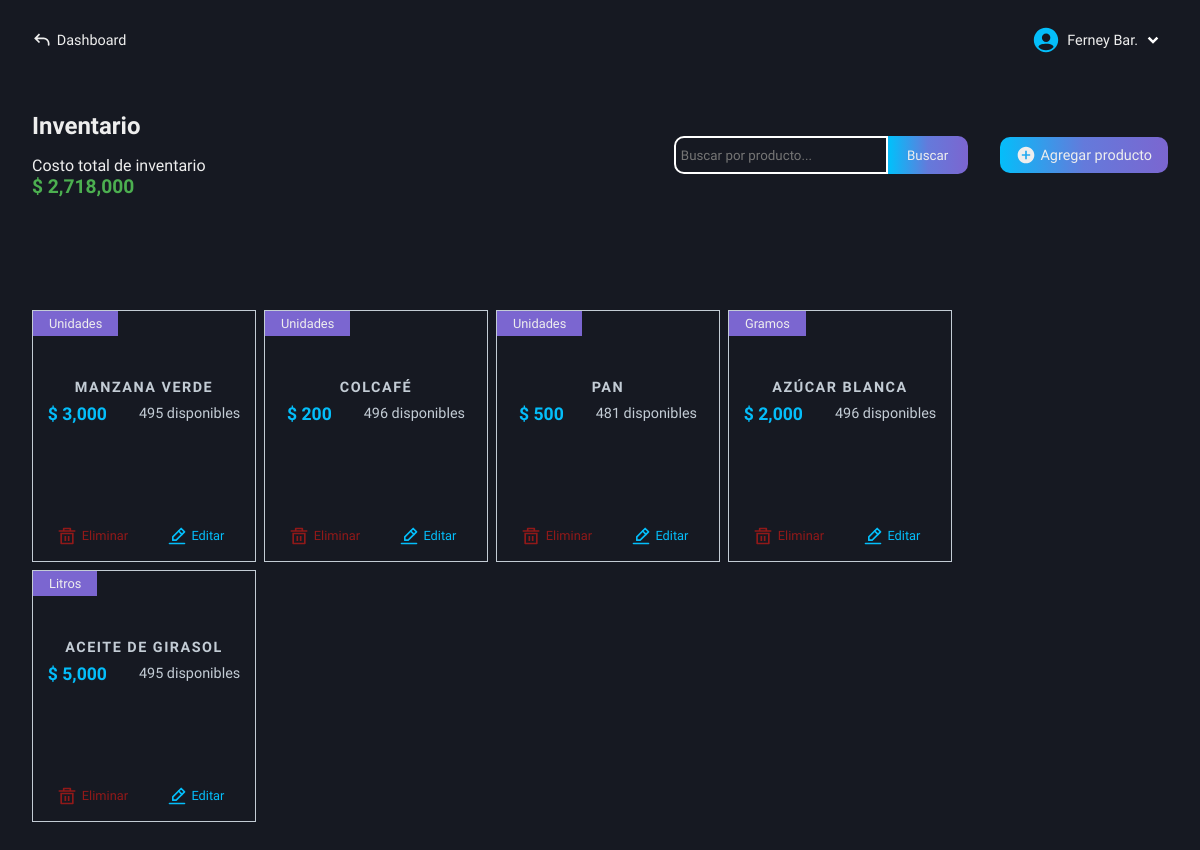
Page /roles/store/inventory/admin-inventory.php (signed in) on the committed database.
### tables this page shows
CREATE TABLE `users` (
  `id` int(11) NOT NULL AUTO_INCREMENT,
  `name` varchar(100) NOT NULL,
  `lastname` varchar(100) NOT NULL,
  `email` varchar(100) NOT NULL,
  `phone_number` varchar(100) NOT NULL,
  `pass` varchar(100) NOT NULL,
  `name_business` varchar(100) NOT NULL,
  `role` varchar(100) NOT NULL,
  PRIMARY KEY (`id`)
);

CREATE TABLE `inventory_products` (
  `id` int(11) NOT NULL AUTO_INCREMENT,
  `id_category` int(11) NOT NULL,
  `product_name` varchar(100) NOT NULL,
  `supplier` varchar(100) NOT NULL,
  `purchase_price` decimal(50,0) NOT NULL,
  `sale_price` decimal(50,0) NOT NULL,
  `stock_quantity` int(11) NOT NULL,
  `product_description` varchar(500) NOT NULL,
  `unit_measure` varchar(100) NOT NULL,
  `entry_date` date NOT NULL,
  PRIMARY KEY (`id`)
);

### roles/store/inventory/admin-inventory.php (the view, shortened to what this page needs)
<!DOCTYPE html>
<html lang="en">
<head>
    <link rel="stylesheet" href="../../../css/store/admin-inventory.css">
    <link rel="stylesheet" href="../../../css/store/base-autocomplete.css">
    <link rel="stylesheet" href="https://code.jquery.com/ui/1.12.1/themes/base/jquery-ui.css">
    <?php
        include("../../../conexion.php");
        if (isset($_SESSION['user_id'])) {
            $id_user = $_SESSION['user_id'];
        } else {
            header("Location: ../../../index.php");
            exit();
        }
    ?>
</head>
<body>
    <main class="main">
        <nav class="nav-dash">
            <a href="../../dashboard-store.php" class="go-dash">
                <svg xmlns="http://www.w3.org/2000/svg" width="20" height="20" viewBox="0 0 24 24"><path fill="#eee" d="m4 10l-.707.707L2.586 10l.707-.707zm17 8a1 1 0 1 1-2 0zM8.293 15.707l-5-5l1.414-1.414l5 5zm-5-6.414l5-5l1.414 1.414l-5 5zM4 9h10v2H4zm17 7v2h-2v-2zm-7-7a7 7 0 0 1 7 7h-2a5 5 0 0 0-5-5z"/></svg>
                <p>Dashboard</p>
            </a>
            <div class="user-modal">
                <div class="username">
                    <div class="name-down">
                        <?php
                            $queryData = "SELECT name, lastname FROM users WHERE id = $id_user";
                            $result = mysqli_query($conexion, $queryData);
                            $rowData = mysqli_fetch_assoc($result);
                            echo "<p class='name'>" . $rowData['name'] . ' ' . substr($rowData['lastname'], 0, 3) . ".</p>";
                        ?>
                        <img src="../../../svg/down-arrow.svg" alt="">
                    </div>
                </div>
            </div>
        </nav>
        <section class="info-table-product" id="hidden-modal">
            <div class="table-products">
                <div class="tlt-search-add">
                    <div class="tlt-cost">
                        <h2 class="tlt-function">Inventario</h2>
                        <div class="total-cost">
                            <p>Costo total de inventario</p>
                            <?php
                                $query = "SELECT SUM(purchase_price * stock_quantity) AS total_cost FROM inventory_products";
                                $result = mysqli_query($conexion, $query);
                                $row = mysqli_fetch_array($result);
                                if($row['total_cost'] === NULL){
                                    echo "<p>$ 0</p>";
                                } else {
                                    echo "<p>$ " . number_format($row['total_cost'], 0) . "</p>";
                                }
                            ?>
                        </div>
                    </div>
                    <div class="search-add">
                        <form action="functions/search-product.php" method="POST" class="form-search">
                            <input type="text" name="search" class="input-search b-col-fcs-val" id="search" placeholder="Buscar por producto..." required>
                            <input type="submit" name="button-search" class="btn-search bg-btn" value="Buscar">
                        </form>
                        <a href="add-products.php" class="add bg-btn">
                            <svg xmlns="http://www.w3.org/2000/svg" width="20" height="20" viewBox="0 0 24 24"><path fill="#eee" d="M12 2C6.477 2 2 6.477 2 12s4.477 10 10 10s10-4.477 10-10S17.523 2 12 2m5 11h-4v4h-2v-4H7v-2h4V7h2v4h4z"/></svg>
                            <p>Agregar producto</p>
                        </a>
                    </div>
                </div>
                <div class="all-products">
                    <div class="content-cards">
                        <?php
                            $getProducts = "SELECT * FROM inventory_products";
                            $resultProducts = mysqli_query($conexion, $getProducts);
                            if($resultProducts -> num_rows > 0){
                                while($row = mysqli_fetch_array($resultProducts)){
                                    $id = $row['id'];
                                    echo "<div class='card-product'>
                                            <div class='unit-info'>
                                                <p class='unit'>" . $row['unit_measure'] . "</p>
                                                <div class='info-product'>
                                                    <h3 class='product'>" . ucfirst($row['product_name']) . "</h3>
                                                    <div class='price-available'>
                                                        <p>$ " . number_format($row['sale_price'], 0) . "</p>
                                                        <p>" . $row['stock_quantity'] . " disponibles</p>
                                                    </div>
                                                </div>
                                            </div>
                                            <div class='actions'>
                                                <a href='functions/delete.php?id=$id'>
                                                    <img src='../../../svg/delete.svg' />
                                                    Eliminar
                                                </a>
                                                <a href='functions/get-data.php?id=$id'>
                                                    <img src='../../../svg/edit.svg' />
                                                    Editar
                                                </a>
                                            </div>
                                        </div>";
                                }
                            } else {
                                echo "<div class='not-product'><p>No tienes productos en tu inventario</p></div>";
                            }
                        ?>
                    </div>
                </div>
            </div>
        </section>
    </main>
</body>
</html>

### css/store/admin-inventory.css (style rules this page uses)
.main { display: grid; grid-template-columns: 1fr; grid-template-rows: 80px auto; height: 100vh; background-color: var(--color-dark-blue-gray); }
.info-table-product { grid-column: 1 / 2; grid-row: 2 / 3; padding: 2rem; box-sizing: border-box; background-color: var(--color-dark-blue-gray); }
.table-products { display: flex; flex-direction: column; gap: 3rem; }
.total-cost p:last-child { color: var(--color-dark-green); font-weight: 600; font-size: 1.2rem; }
.tlt-cost { display: flex; flex-direction: column; gap: 1rem; }
.tlt-search-add { display: flex; align-items: center; justify-content: space-between; }
.search-add { display: flex; align-items: center; gap: 2rem; }
.form-search { display: flex; }
.input-search { outline: none; padding: .2rem .3rem; height: 27px; border: 2px solid #fff; width: 200px; color: var(--color-light-black); border-top-left-radius: 10px; border-bottom-left-radius: 10px; background-color: transparent; color: var(--color-white); }
.btn-search { width: 80px; height: auto; padding: .45rem 0; border: 2px solid transparent; border-top-right-radius: 10px; border-bottom-right-radius: 10px; cursor: pointer; }
.add { display: flex; align-items: center; gap: .3rem; padding: .5rem 1rem; border-radius: 10px; font-size: .9rem; text-decoration: none; }
.all-products { height: auto; margin-top: 4rem; }
.content-cards { display: flex; align-items: center; justify-content: left; flex-wrap: wrap; gap: .5rem; }
.card-product { display: flex; flex-direction: column; align-items: stretch; justify-content: space-between; height: 250px; width: 222px; border: 1px groove var(--color-light-gray); }
.unit-info { height: 45%; display: flex; flex-direction: column; justify-content: space-between; align-items: center; padding: 0 0 1rem 0; }
.unit-info .unit { width: auto; padding: .3rem 1rem; background-color: var(--color-amethyst); font-size: .8rem; align-self: baseline; }
.price-available { display: flex; align-items: center; justify-content: center; gap: 2rem; width: 100%; }
.info-product { display: flex; flex-direction: column; align-items: center; gap: .5rem; }
.info-product .product { font-size: .9rem; letter-spacing: 1.5px; width: 190px; text-align: center; text-transform: uppercase; color: var(--color-light-gray); }
.info-product p:nth-child(1) { font-size: 1.1rem; font-weight: bold; color: var(--color-sky-blue); }
.price-available p:last-child { font-size: .9rem; font-weight: 300; color: var(--color-light-gray); }
.actions { padding: .7rem .5rem; display: flex; align-items: center; justify-content: center; }
.actions a { display: flex; align-items: center; justify-content: center; gap: .3rem; font-size: .8rem; text-decoration: none; }
.actions a:first-child { color: var(--color-dark-red); border: 1px solid transparent; width: 180px; padding: .2rem 0; border-radius: 10px; }
.actions a:last-child { color: var(--color-sky-blue); border: 1px solid transparent; width: 180px; padding: .2rem 0; border-radius: 10px; }

### css/base-nav-dash.css (style rules this page uses)
* { color: #eee; }
.nav-dash { grid-column: 1 / 2; grid-row: 1 / 2; display: flex; align-items: center; justify-content: space-between; padding: 0 2rem; box-sizing: border-box; user-select: none; }
.username { display: flex; align-items: center; gap: .4rem; cursor: pointer; }
.name-down { display: flex; align-items: center; }
.name-down .name { color: #eee; font-size: .9rem; }
.go-dash { display: flex; align-items: center; gap: .3rem; text-decoration: none; }
.go-dash p { font-size: .9rem; color: #eee; }

### css/base-btn-bd.css (style rules this page uses)
.bg-btn { background: linear-gradient( 90deg, #04BEFA, #647adb, #7b66d0, #9554c9, #04BEFA ); background-size: 200%; animation: gradient-move 5s infinite; transition: transform 0.2s, box-shadow 0.2s; }

### rows in the picture
users: name "Ferney", lastname "Bar"
inventory_products: unit_measure "Unidades", product_name "MANZANA VERDE", sale_price "3,000", stock_quantity "495"
inventory_products: unit_measure "Unidades", product_name "COLCAFÉ", sale_price "200", stock_quantity "496"
inventory_products: unit_measure "Unidades", product_name "PAN", sale_price "500", stock_quantity "481"
inventory_products: unit_measure "Gramos", product_name "AZÚCAR BLANCA", sale_price "2,000", stock_quantity "496"
inventory_products: unit_measure "Litros", product_name "ACEITE DE GIRASOL", sale_price "5,000", stock_quantity "495"

### other values in the picture
$row['total_cost'] "2,718,000"
